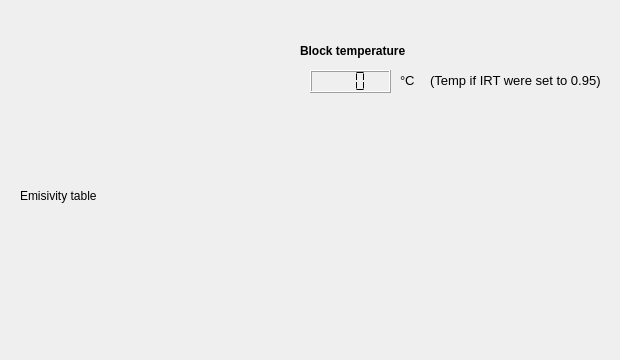
     <widget class="QWidget" name="tabView">
      <attribute name="title">
       <string>VIEW TEMP</string>
      </attribute>
      <widget class="QLabel" name="lblTable">
       <property name="geometry">
        <rect>
         <x>20</x>
         <y>40</y>
         <width>241</width>
         <height>311</height>
        </rect>
       </property>
       <property name="text">
        <string>Emisivity table</string>
       </property>
      </widget>
      <widget class="QLabel" name="label_133">
       <property name="geometry">
        <rect>
         <x>300</x>
         <y>40</y>
         <width>151</width>
         <height>21</height>
        </rect>
       </property>
       <property name="font">
        <font>
         <weight>75</weight>
         <bold>true</bold>
        </font>
       </property>
       <property name="text">
        <string>Block temperature</string>
       </property>
      </widget>
      <widget class="QLCDNumber" name="lcBlockTemperature">
       <property name="geometry">
        <rect>
         <x>310</x>
         <y>70</y>
         <width>81</width>
         <height>23</height>
        </rect>
       </property>
       <property name="frameShadow">
        <enum>QFrame::Raised</enum>
       </property>
       <property name="smallDecimalPoint">
        <bool>false</bool>
       </property>
       <property name="digitCount">
        <number>3</number>
       </property>
       <property name="segmentStyle">
        <enum>QLCDNumber::Flat</enum>
       </property>
      </widget>
      <widget class="QLabel" name="label_134">
       <property name="geometry">
        <rect>
         <x>400</x>
         <y>70</y>
         <width>21</width>
         <height>21</height>
        </rect>
       </property>
       <property name="font">
        <font>
         <pointsize>10</pointsize>
        </font>
       </property>
       <property name="text">
        <string>°C</string>
       </property>
      </widget>
      <widget class="QLabel" name="label_135">
       <property name="geometry">
        <rect>
         <x>430</x>
         <y>70</y>
         <width>181</width>
         <height>21</height>
        </rect>
       </property>
       <property name="font">
        <font>
         <pointsize>10</pointsize>
        </font>
       </property>
       <property name="text">
        <string>(Temp if IRT were set to 0.95)</string>
       </property>
      </widget>
     </widget>
